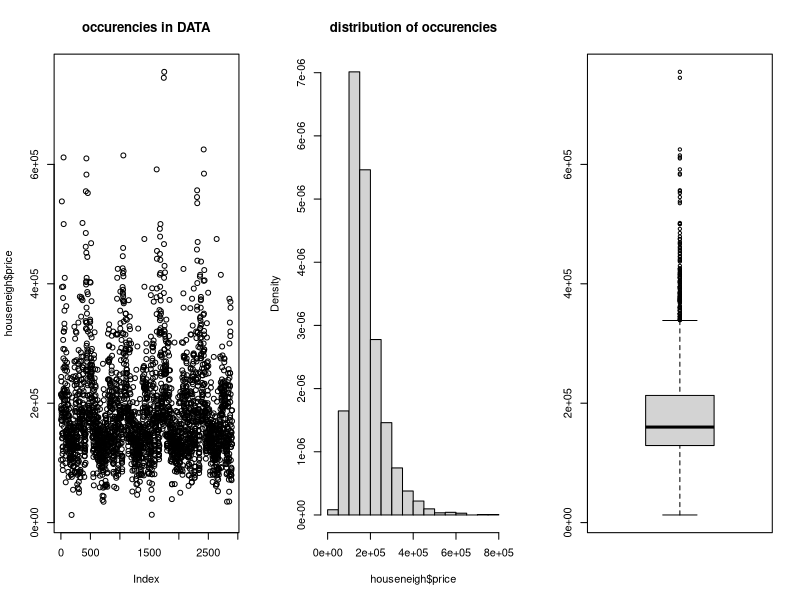
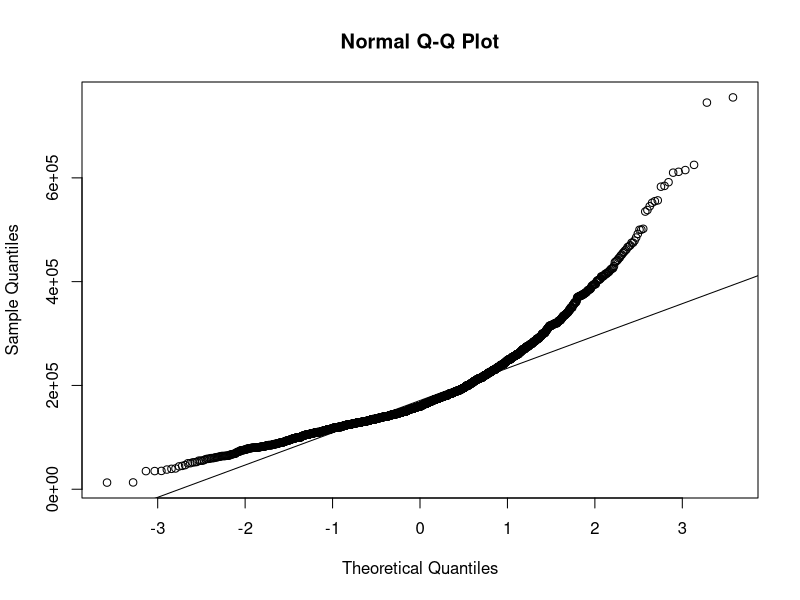
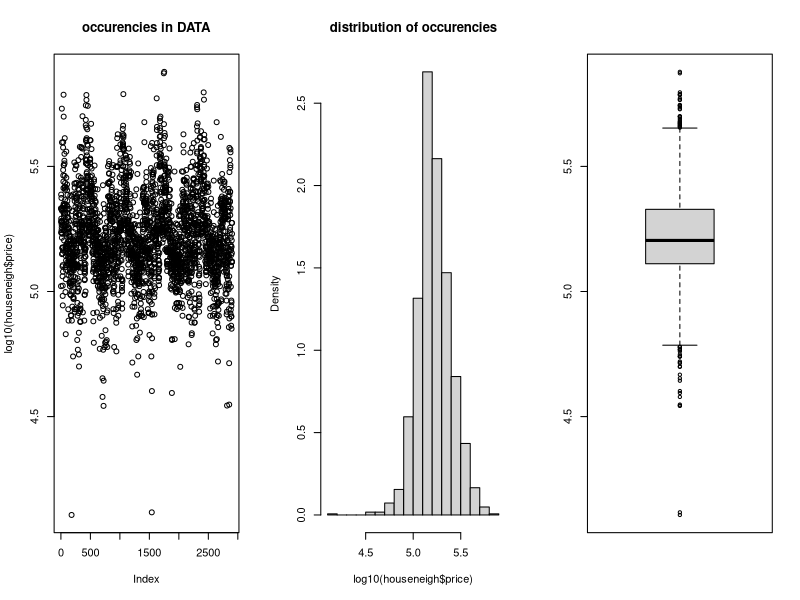
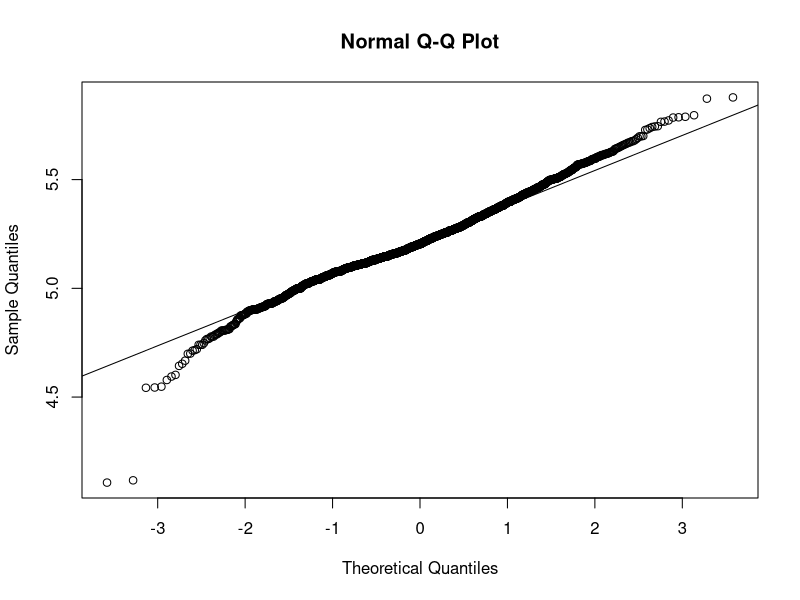
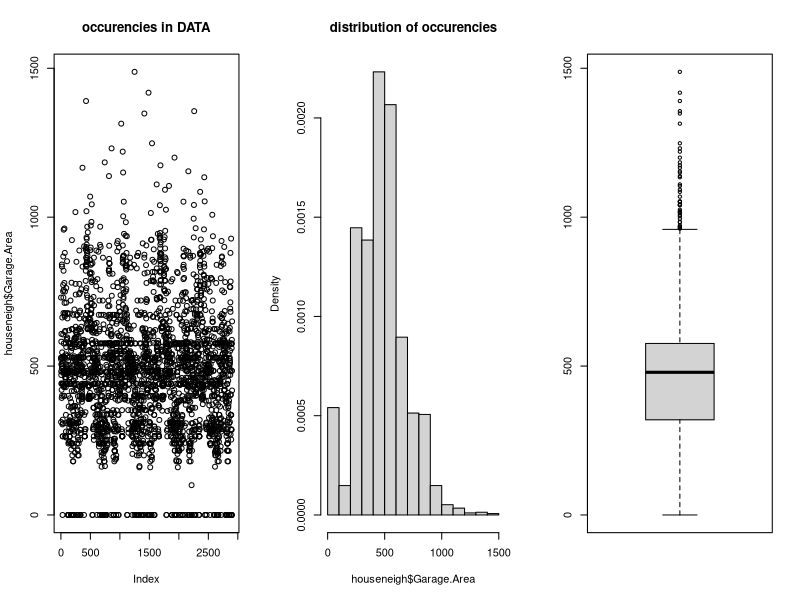
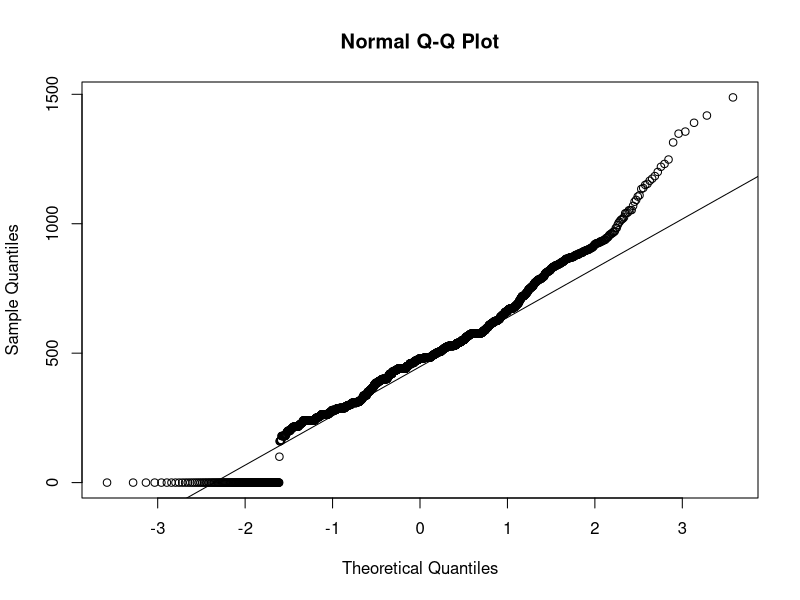
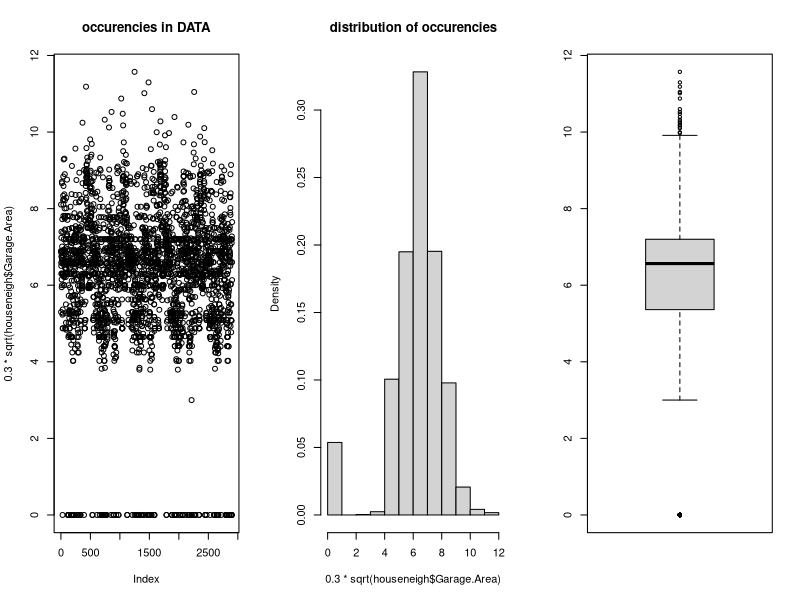
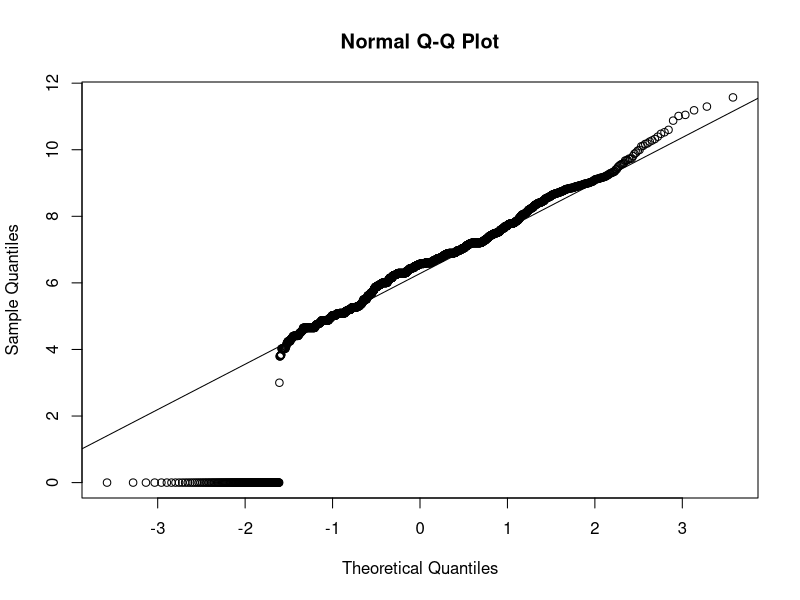

Generate these figures, in order, with R: (Note: this script raises an error after producing the figures.)
setwd("C:/Users/panze/Desktop/BAYESIAN STATISTICS/PROGETTO/Dataset")

#house12 <- read.csv("house12.csv", header=TRUE, sep=",", row.names=1)
#house <- read.csv("house.csv", header=TRUE, sep=",", row.names=1)
#house12$Neighborhood <- house$Neighborhood
#house12 <- house12[,-12]

#write.table(house12, "houseneighh.csv", 
#            sep = ";",             
#            row.names = FALSE,     
#            dec = ",",             
#            na = "",
#            quote = TRUE)

houseneigh <- read.csv("houseneighh.csv", header=TRUE, sep=";")


#PRICE
x11()
par(mfrow=c(1,3))
plot(houseneigh$price,main='occurencies in DATA') 
hist(houseneigh$price,main = 'distribution of occurencies',prob=T)
boxplot(houseneigh$price)

x11()
qqnorm(houseneigh$price)
qqline(houseneigh$price)

#try log10 transform
x11()
par(mfrow=c(1,3))
plot(log10(houseneigh$price),main='occurencies in DATA') 
hist(log10(houseneigh$price),main = 'distribution of occurencies',prob=T)
boxplot(log10(houseneigh$price))

x11()
qqnorm(log10(houseneigh$price))
qqline(log10(houseneigh$price))
#clearly better
#we decide to work on a log10 scale for price 


#GARAGEAREA
x11()
par(mfrow=c(1,3))
plot(houseneigh$Garage.Area,main='occurencies in DATA') 
hist(houseneigh$Garage.Area,main = 'distribution of occurencies',prob=T)
boxplot(houseneigh$Garage.Area)

x11()
qqnorm(houseneigh$Garage.Area)
qqline(houseneigh$Garage.Area)

#try sqrt transform (square feet --> feet) * 0.3 (feet --> meters)
x11()
par(mfrow=c(1,3))
plot(0.3*sqrt(houseneigh$Garage.Area),main='occurencies in DATA') 
hist(0.3*sqrt(houseneigh$Garage.Area),main = 'distribution of occurencies',prob=T)
boxplot(0.3*sqrt(houseneigh$Garage.Area))

x11()
qqnorm(0.3*sqrt(houseneigh$Garage.Area))
qqline(0.3*sqrt(houseneigh$Garage.Area))
#better
#we decide to work on a sqrt scale for Garage.Area * 0.3


#TOTALBSMTSF
x11()
par(mfrow=c(1,3))
plot(houseneigh$Total.Bsmt.SF,main='occurencies in DATA') 
hist(houseneigh$Total.Bsmt.SF,main = 'distribution of occurencies',prob=T)
boxplot(houseneigh$Total.Bsmt.SF)

x11()
qqnorm(houseneigh$Total.Bsmt.SF)
qqline(houseneigh$Total.Bsmt.SF)

#try sqrt transform (square feet --> feet) * 0.3 (feet --> meters)
x11()
par(mfrow=c(1,3))
plot(0.3*sqrt(houseneigh$Total.Bsmt.SF),main='occurencies in DATA') 
hist(0.3*sqrt(houseneigh$Total.Bsmt.SF),main = 'distribution of occurencies',prob=T)
boxplot(0.3*sqrt(houseneigh$Total.Bsmt.SF))

x11()
qqnorm(0.3*sqrt(houseneigh$Total.Bsmt.SF))
qqline(0.3*sqrt(houseneigh$Total.Bsmt.SF))
#better
#we decide to work on a sqrt scale for Total.Bsmt.SF* 0.3


#X1STFLRSF
x11()
par(mfrow=c(1,3))
plot(houseneigh$X1st.Flr.SF,main='occurencies in DATA') 
hist(houseneigh$X1st.Flr.SF,main = 'distribution of occurencies',prob=T)
boxplot(houseneigh$X1st.Flr.SF)

x11()
qqnorm(houseneigh$X1st.Flr.SF)
qqline(houseneigh$X1st.Flr.SF)

#try sqrt transform (square feet --> feet) * 0.3 (feet --> meters)
x11()
par(mfrow=c(1,3))
plot(0.3*sqrt(houseneigh$X1st.Flr.SF),main='occurencies in DATA') 
hist(0.3*sqrt(houseneigh$X1st.Flr.SF),main = 'distribution of occurencies',prob=T)
boxplot(0.3*sqrt(houseneigh$X1st.Flr.SF))

x11()
qqnorm(0.3*sqrt(houseneigh$X1st.Flr.SF))
qqline(0.3*sqrt(houseneigh$X1st.Flr.SF))
#clearly better
#we decide to work on a sqrt scale for X1st.Flr.SF * 0.3


#MASVNAREA
x11()
par(mfrow=c(1,3))
plot(houseneigh$Mas.Vnr.Area,main='occurencies in DATA') 
hist(houseneigh$Mas.Vnr.Area,main = 'distribution of occurencies',prob=T)
boxplot(houseneigh$Mas.Vnr.Area)

x11()
qqnorm(houseneigh$Mas.Vnr.Area)
qqline(houseneigh$Mas.Vnr.Area)

#try sqrt transform (square feet --> feet) * 0.3 (feet --> meters)
x11()
par(mfrow=c(1,3))
plot(0.3*sqrt(houseneigh$Mas.Vnr.Area),main='occurencies in DATA') 
hist(0.3*sqrt(houseneigh$Mas.Vnr.Area),main = 'distribution of occurencies',prob=T)
boxplot(0.3*sqrt(houseneigh$Mas.Vnr.Area))

x11()
qqnorm(0.3*sqrt(houseneigh$Mas.Vnr.Area))
qqline(0.3*sqrt(houseneigh$Mas.Vnr.Area))
#better
#we decide to work on a sqrt scale for Mas.Vnr.Area * 0.3


#WOODDECKSF
x11()
par(mfrow=c(1,3))
plot(houseneigh$Wood.Deck.SF,main='occurencies in DATA') 
hist(houseneigh$Wood.Deck.SF,main = 'distribution of occurencies',prob=T)
boxplot(houseneigh$Wood.Deck.SF)

x11()
qqnorm(houseneigh$Wood.Deck.SF)
qqline(houseneigh$Wood.Deck.SF)

#try sqrt transform (square feet --> feet) * 0.3 (feet --> meters)
x11()
par(mfrow=c(1,3))
plot(0.3*sqrt(houseneigh$Wood.Deck.SF),main='occurencies in DATA') 
hist(0.3*sqrt(houseneigh$Wood.Deck.SF),main = 'distribution of occurencies',prob=T)
boxplot(0.3*sqrt(houseneigh$Wood.Deck.SF))

x11()
qqnorm(0.3*sqrt(houseneigh$Wood.Deck.SF))
qqline(0.3*sqrt(houseneigh$Wood.Deck.SF))
#better
#we decide to work on a sqrt scale for Wood.Deck.SF * 0.3


#OVERALLQUAL
x11()
par(mfrow=c(1,3))
plot(houseneigh$Overall.Qual,main='occurencies in DATA') 
hist(houseneigh$Overall.Qual,main = 'distribution of occurencies',prob=T)
boxplot(houseneigh$Overall.Qual)


#FULLBATH
x11()
par(mfrow=c(1,3))
plot(houseneigh$Full.Bath,main='occurencies in DATA') 
hist(houseneigh$Full.Bath,main = 'distribution of occurencies',prob=T)
boxplot(houseneigh$Full.Bath)


#AGEOFHOUSE
x11()
par(mfrow=c(1,3))
plot(houseneigh$AgeofHouse,main='occurencies in DATA') 
hist(houseneigh$AgeofHouse,main = 'distribution of occurencies',prob=T)
boxplot(houseneigh$AgeofHouse)

#try ceiling(AgeofHouse/5)
x11()
par(mfrow=c(1,3))
plot(ceiling((houseneigh$AgeofHouse)/5),main='occurencies in DATA') 
hist(ceiling((houseneigh$AgeofHouse)/5),main = 'distribution of occurencies',prob=T)
boxplot(ceiling((houseneigh$AgeofHouse)/5))
#better
#we decide to work on ceiling(AgeofHouse/5)


#TOTRMSABVGRD
x11()
par(mfrow=c(1,3))
plot(houseneigh$TotRms.AbvGrd,main='occurencies in DATA') 
hist(houseneigh$TotRms.AbvGrd,main = 'distribution of occurencies',prob=T)
boxplot(houseneigh$TotRms.AbvGrd)


#FIREPLACES
x11()
par(mfrow=c(1,3))
plot(houseneigh$Fireplaces,main='occurencies in DATA') 
hist(houseneigh$Fireplaces,main = 'distribution of occurencies',prob=T)
boxplot(houseneigh$Fireplaces)


#NEIGHBORHOOD
x11()
boxplot(log10(houseneigh$price) ~ houseneigh$Neighborhood, col=rainbow(8),main='Effect of Neighborhood on log10price', xlab="Neighborhood", ylab="log10price")


#Summarizing:
#We consider log10(price) as target variable.
#We consider Overall.Qual, sqrt(Garage.Area)*0.3, sqrt(Total.Bsmt.SF)*0.3, sqrt(X1st.Flr.SF)*0.3, Full.Bath, ceiling(AgeofHouse/5), sqrt(Mas.Vnr.Area)*0.3, TotRms.AbvGrd, Fireplaces, sqrt(Wood.Deck.SF)*0.3 as covariates. 
#We consider Neighborhood as spatial random effect


###########################################################################################################################################################################################

library(dplyr)

houseneigh <- read.csv("housefinlatlong.csv", header=TRUE, sep=";")

#We remove observations of Neighborhoods 'Greens', 'GrnHill' and 'Landmrk' because they are too poor to take them into considerations
houseneigh <- arrange(houseneigh,houseneigh$Neighborhood)
houseneigh <- houseneigh[-c(938,939,940,941,942,943,944,945,946,1039),]

###########################################################################################################################################################################################

#We create a train set (80% of the dataset) and a test set (20% of the dataset)

sample <- sample(c(TRUE, FALSE), nrow(houseneigh), replace=TRUE, prob=c(0.8,0.2))
train <- houseneigh[sample, ]
test <- houseneigh[!sample, ]

write.table(train, "traincoor.csv", 
            sep = ";",             
            row.names = FALSE,     
            dec = ".",             
            na = "",
            quote = TRUE)

write.table(test, "testcoor.csv", 
            sep = ";",             
            row.names = FALSE,     
            dec = ".",             
            na = "",
            quote = TRUE)

##############################################################################################################

train <- read.csv("traincoor.csv", header=TRUE, sep=";")

train$price <- round(log10(train$price),3)
train$Garage.Area <- round(sqrt(train$Garage.Area)*0.3,3)
train$Total.Bsmt.SF <- round(sqrt(train$Total.Bsmt.SF)*0.3,3)
train$X1st.Flr.SF <- round(sqrt(train$X1st.Flr.SF)*0.3,3)
train$AgeofHouse <- ceiling((train$AgeofHouse)/5)
train$Mas.Vnr.Area <- round(sqrt(train$Mas.Vnr.Area)*0.3,3)
train$Wood.Deck.SF <- round(sqrt(train$Wood.Deck.SF)*0.3,3)

write.table(train, "traintransfcoor.csv", 
            sep = ";",             
            row.names = FALSE,     
            dec = ".",             
            na = "",
            quote = TRUE)


test <- read.csv("testcoor.csv", header=TRUE, sep=";")

test$price <- round(log10(test$price),3)
test$Garage.Area <- round(sqrt(test$Garage.Area)*0.3,3)
test$Total.Bsmt.SF <- round(sqrt(test$Total.Bsmt.SF)*0.3,3)
test$X1st.Flr.SF <- round(sqrt(test$X1st.Flr.SF)*0.3,3)
test$AgeofHouse <- ceiling((test$AgeofHouse)/5)
test$Mas.Vnr.Area <- round(sqrt(test$Mas.Vnr.Area)*0.3,3)
test$Wood.Deck.SF <- round(sqrt(test$Wood.Deck.SF)*0.3,3)

write.table(test, "testtransfcoor.csv", 
            sep = ";",             
            row.names = FALSE,     
            dec = ".",             
            na = "",
            quote = TRUE)

##############################################################################################################

train <- read.csv("traintransfcoor.csv", header=TRUE, sep=";")

train$Neighborhood <- as.factor(train$Neighborhood)
train$Neighborhood <- as.integer(train$Neighborhood)
index <- as.vector(train$Neighborhood)

write.table(index, "index_Neighh.csv", 
            sep = ";",             
            row.names = FALSE,     
            dec = ".",             
            na = "",
            quote = TRUE)

############################################################################################



